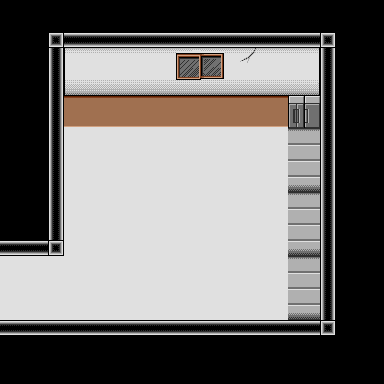

Rendered tile map (Tiled .tmx) drawn with the repository's tilesets; below, a short description and the full map source, tile grids included:
An orthogonal 24x24 tile map with 16x16 px tiles, 3 tile layers (background, road, walls).

<map version="1.2" tiledversion="1.3.4" orientation="orthogonal" renderorder="right-down" width="24" height="24" tilewidth="16" tileheight="16" infinite="0" nextlayerid="4" nextobjectid="1">
 <tileset firstgid="1" name="現代房間地圖" tilewidth="16" tileheight="16" tilecount="992" columns="16">
  <image source="現代房間地圖.png" width="256" height="1000" />
 </tileset>
 <layer id="3" name="background" width="24" height="24">
  <data encoding="csv">
196,196,196,196,196,196,196,196,196,196,196,196,196,196,196,196,196,196,196,196,196,196,196,196,
196,196,196,196,196,196,196,196,196,196,196,196,196,196,196,196,196,196,196,196,196,196,196,196,
196,196,196,196,196,196,196,196,196,196,196,196,196,196,196,196,196,196,196,196,196,196,196,196,
196,196,196,196,196,196,196,196,196,196,196,196,196,196,196,196,196,196,196,196,196,196,196,196,
196,196,196,196,196,196,196,196,196,196,196,196,196,196,196,196,196,196,196,196,196,196,196,196,
196,196,196,196,196,196,196,196,196,196,196,196,196,196,196,196,196,196,196,196,196,196,196,196,
196,196,196,196,196,196,196,196,196,196,196,196,196,196,196,196,196,196,196,196,196,196,196,196,
196,196,196,196,196,196,196,196,196,196,196,196,196,196,196,196,196,196,196,196,196,196,196,196,
196,196,196,196,196,196,196,196,196,196,196,196,196,196,196,196,196,196,196,196,196,196,196,196,
196,196,196,196,196,196,196,196,196,196,196,196,196,196,196,196,196,196,196,196,196,196,196,196,
196,196,196,196,196,196,196,196,196,196,196,196,196,196,196,196,196,196,196,196,196,196,196,196,
196,196,196,196,196,196,196,196,196,196,196,196,196,196,196,196,196,196,196,196,196,196,196,196,
196,196,196,196,196,196,196,196,196,196,196,196,196,196,196,196,196,196,196,196,196,196,196,196,
196,196,196,196,196,196,196,196,196,196,196,196,196,196,196,196,196,196,196,196,196,196,196,196,
196,196,196,196,196,196,196,196,196,196,196,196,196,196,196,196,196,196,196,196,196,196,196,196,
196,196,196,196,196,196,196,196,196,196,196,196,196,196,196,196,196,196,196,196,196,196,196,196,
196,196,196,196,196,196,196,196,196,196,196,196,196,196,196,196,196,196,196,196,196,196,196,196,
196,196,196,196,196,196,196,196,196,196,196,196,196,196,196,196,196,196,196,196,196,196,196,196,
196,196,196,196,196,196,196,196,196,196,196,196,196,196,196,196,196,196,196,196,196,196,196,196,
196,196,196,196,196,196,196,196,196,196,196,196,196,196,196,196,196,196,196,196,196,196,196,196,
196,196,196,196,196,196,196,196,196,196,196,196,196,196,196,196,196,196,196,196,196,196,196,196,
196,196,196,196,196,196,196,196,196,196,196,196,196,196,196,196,196,196,196,196,196,196,196,196,
196,196,196,196,196,196,196,196,196,196,196,196,196,196,196,196,196,196,196,196,196,196,196,196,
196,196,196,196,196,196,196,196,196,196,196,196,196,196,196,196,196,196,196,196,196,196,196,196
</data>
 </layer>
 <layer id="2" name="road" width="24" height="24">
  <data encoding="csv">
0,0,0,0,0,0,0,0,0,0,0,0,0,0,0,0,0,0,0,0,0,0,0,0,
0,0,0,0,0,0,0,0,0,0,0,0,0,0,0,0,0,0,0,0,0,0,0,0,
0,0,0,0,0,0,0,0,0,0,0,0,0,0,0,0,0,0,0,0,0,0,0,0,
0,0,0,0,0,0,0,0,0,0,0,0,0,0,0,0,0,0,0,0,0,0,0,0,
0,0,0,0,0,0,0,0,0,0,0,0,0,0,0,0,0,0,0,0,0,0,0,0,
0,0,0,0,0,0,0,0,0,0,0,0,0,0,0,0,0,0,0,0,0,0,0,0,
0,0,0,0,105,105,105,105,105,105,105,105,105,105,105,105,105,105,105,105,0,0,0,0,
0,0,0,0,105,105,105,105,105,105,105,105,105,105,105,105,105,105,105,105,0,0,0,0,
0,0,0,0,105,105,105,105,105,105,105,105,105,105,105,105,105,105,105,105,0,0,0,0,
0,0,0,0,105,105,105,105,105,105,105,105,105,105,105,105,105,105,105,105,0,0,0,0,
0,0,0,0,105,105,105,105,105,105,105,105,105,105,105,105,105,105,105,105,0,0,0,0,
0,0,0,0,105,105,105,105,105,105,105,105,105,105,105,105,105,105,105,105,0,0,0,0,
0,0,0,0,105,105,105,105,105,105,105,105,105,105,105,105,105,105,105,105,0,0,0,0,
0,0,0,0,105,105,105,105,105,105,105,105,105,105,105,105,105,105,105,105,0,0,0,0,
0,0,0,0,105,105,105,105,105,105,105,105,105,105,105,105,105,105,105,105,0,0,0,0,
0,0,0,0,105,105,105,105,105,105,105,105,105,105,105,105,105,105,105,105,0,0,0,0,
105,105,105,105,105,105,105,105,105,105,105,105,105,105,105,105,105,105,105,105,0,0,0,0,
105,105,105,105,105,105,105,105,105,105,105,105,105,105,105,105,105,105,105,105,0,0,0,0,
105,105,105,105,105,105,105,105,105,105,105,105,105,105,105,105,105,105,105,105,0,0,0,0,
105,105,105,105,105,105,105,105,105,105,105,105,105,105,105,105,105,105,105,105,0,0,0,0,
0,0,0,0,0,0,0,0,0,0,0,0,0,0,0,0,0,0,0,0,0,0,0,0,
0,0,0,0,0,0,0,0,0,0,0,0,0,0,0,0,0,0,0,0,0,0,0,0,
0,0,0,0,0,0,0,0,0,0,0,0,0,0,0,0,0,0,0,0,0,0,0,0,
0,0,0,0,0,0,0,0,0,0,0,0,0,0,0,0,0,0,0,0,0,0,0,0
</data>
 </layer>
 <layer id="1" name="walls" width="24" height="24">
  <data encoding="csv">
0,0,0,0,0,0,0,0,0,0,0,0,0,0,0,0,0,0,0,0,0,0,0,0,
0,0,0,0,0,0,0,0,0,0,0,0,0,0,0,0,0,0,0,0,0,0,0,0,
0,0,0,505,506,506,506,506,506,506,506,506,506,506,506,506,506,506,506,506,505,0,0,0,
0,0,0,521,81,82,82,82,83,84,85,86,87,88,89,90,91,91,91,92,528,0,0,0,
0,0,0,521,97,98,98,98,99,100,101,102,103,104,105,106,107,107,107,108,528,0,0,0,
0,0,0,521,113,114,114,114,115,116,117,118,119,120,121,122,123,123,123,124,528,0,0,0,
0,0,0,521,1610613268,1610613284,1610613300,1610613284,1610613300,1610613268,1610613284,1610613300,1610613268,1610613284,1610613300,1610613268,1610613284,1610613300,625,626,528,0,0,0,
0,0,0,521,1610613267,1610613283,1610613299,1610613283,1610613299,1610613267,1610613283,1610613299,1610613267,1610613283,1610613299,1610613267,1610613283,1610613299,641,642,528,0,0,0,
0,0,0,521,0,0,0,0,0,0,0,0,0,0,0,0,0,0,525,526,528,0,0,0,
0,0,0,521,0,0,0,0,0,0,0,0,0,0,0,0,0,0,541,542,528,0,0,0,
0,0,0,521,0,0,0,0,0,0,0,0,0,0,0,0,0,0,557,558,528,0,0,0,
0,0,0,521,0,0,0,0,0,0,0,0,0,0,0,0,0,0,573,574,528,0,0,0,
0,0,0,521,0,0,0,0,0,0,0,0,0,0,0,0,0,0,525,526,528,0,0,0,
0,0,0,521,0,0,0,0,0,0,0,0,0,0,0,0,0,0,541,542,528,0,0,0,
0,0,0,521,0,0,0,0,0,0,0,0,0,0,0,0,0,0,557,558,528,0,0,0,
506,506,506,505,0,0,0,0,0,0,0,0,0,0,0,0,0,0,573,574,528,0,0,0,
0,0,0,0,0,0,0,0,0,0,0,0,0,0,0,0,0,0,525,526,528,0,0,0,
0,0,0,0,0,0,0,0,0,0,0,0,0,0,0,0,0,0,541,542,528,0,0,0,
0,0,0,0,0,0,0,0,0,0,0,0,0,0,0,0,0,0,557,558,528,0,0,0,
0,0,0,0,0,0,0,0,0,0,0,0,0,0,0,0,0,0,573,574,528,0,0,0,
506,506,506,506,507,639,639,639,639,639,639,639,639,639,639,639,639,639,639,639,640,0,0,0,
0,0,0,0,0,0,0,0,0,0,0,0,0,0,0,0,0,0,0,0,0,0,0,0,
0,0,0,0,0,0,0,0,0,0,0,0,0,0,0,0,0,0,0,0,0,0,0,0,
0,0,0,0,0,0,0,0,0,0,0,0,0,0,0,0,0,0,0,0,0,0,0,0
</data>
 </layer>
</map>
